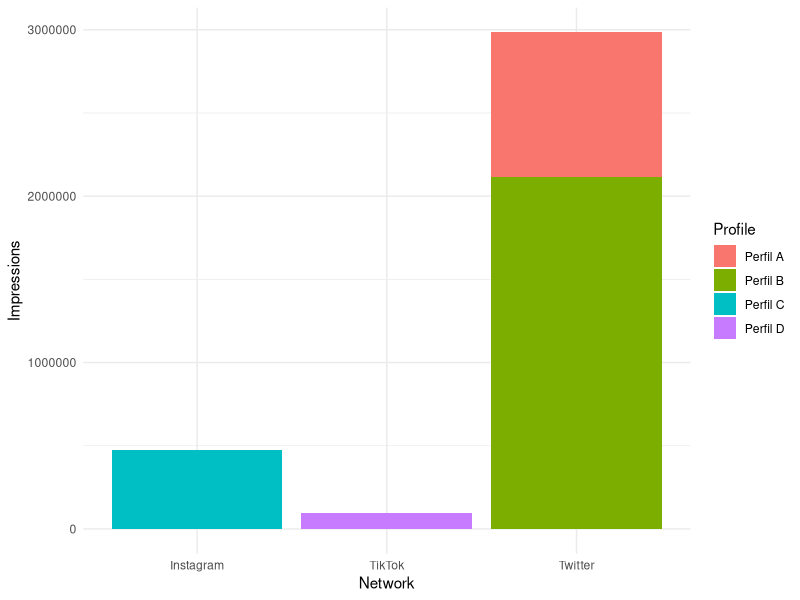
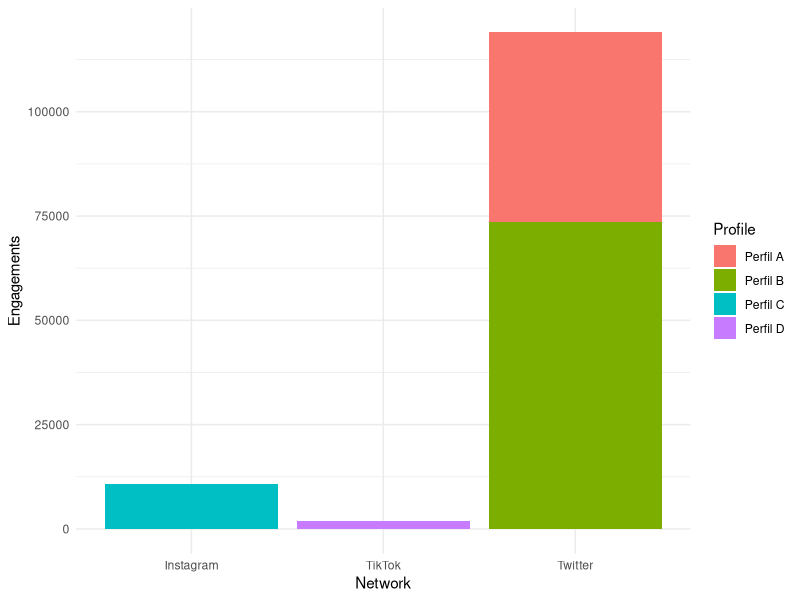
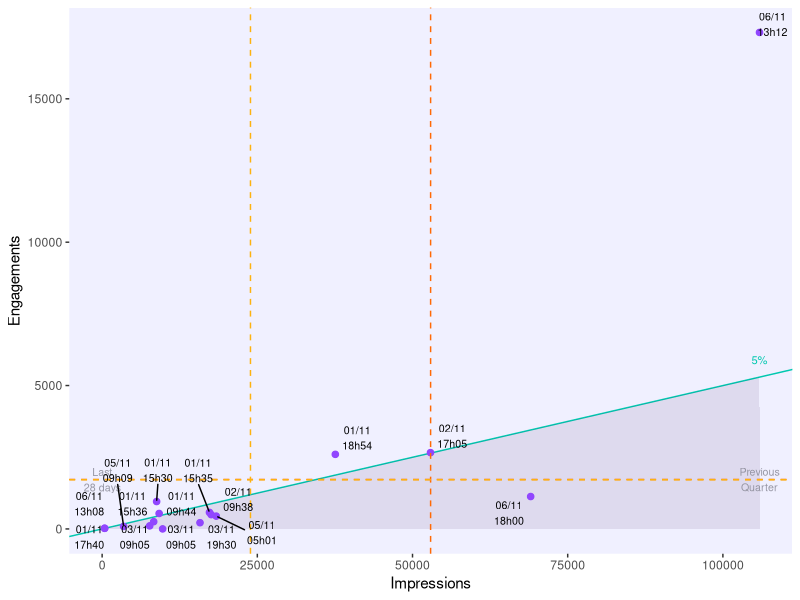
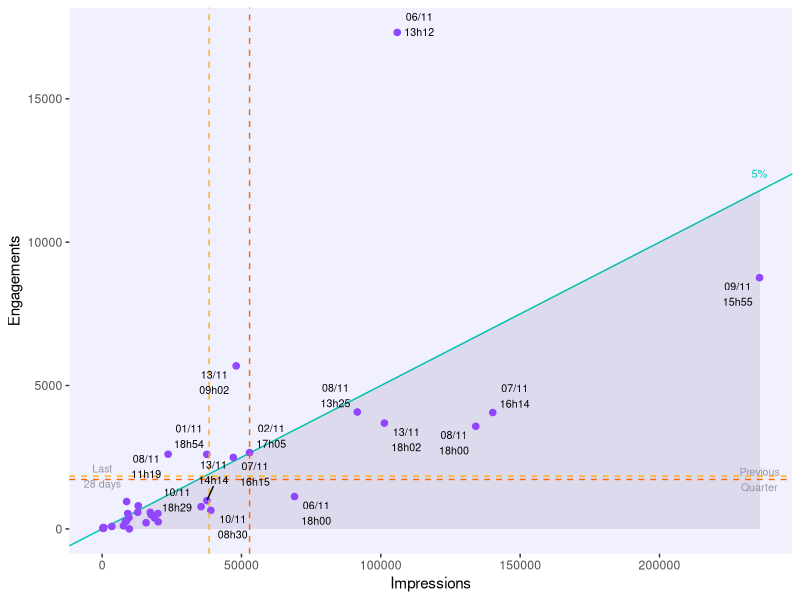
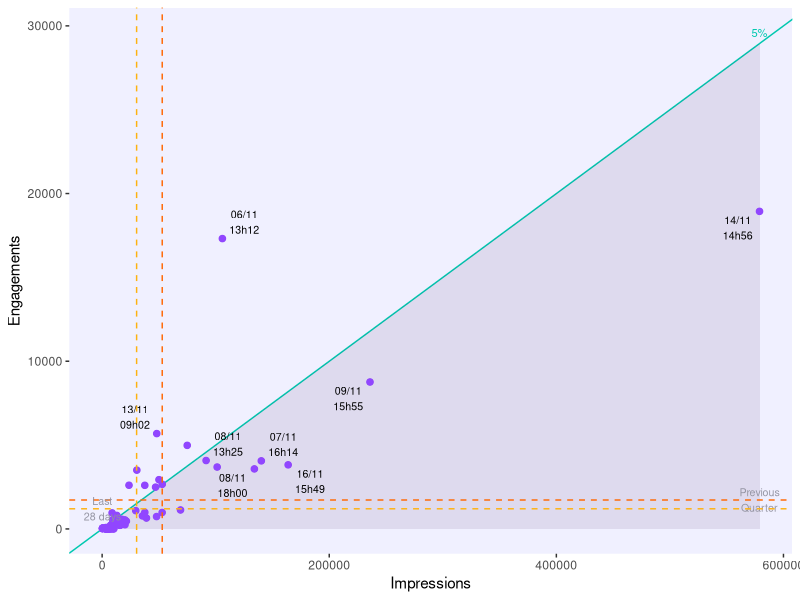

Reproduce these figures in R, in order.
## ---- chunk 1
#| label: carregar-pacotes
#| message: false
#| echo: false
#| include: false
library(tidyverse)
library(here)
## ---- chunk 2
#| label: settings
#| include: false
#| echo: false
#| message: false
options(scipen = 999)
## ---- chunk 3
#| label: carregar-dados
#| message: false
#| echo: false
df_nov <- readr::read_csv(here("dados","posts out-nov 2023.csv"))
df_YTD <- readr::read_csv(here("dados","posts YTD 2023.csv"))
## ---- chunk 4
#| label: function-plotPerformance
#| include: false
#| message: false
#| warning: false
#| echo: false
f_plotPerformance <- function(df, goalAER, profile_tag = "", start_date, end_date, scale_factor) {
  set.seed(1234)
  
  start_date <- as.Date(start_date)
  end_date <- as.Date(end_date)
  
  df_bench_profile <- df_YTD |> 
    filter(lubridate::quarter(Date) == (lubridate::quarter(df_YTD$Date[nrow(df_YTD)])-1),
           Profile == profile_tag)
  
  #df_bench_profile <- df_prev_quarter|> filter(Profile == profile_tag)
  mean_imp_bench <- mean(df_bench_profile$Impressions, na.rm = TRUE)
  mean_eng_bench <- mean(df_bench_profile$Engagements, na.rm = TRUE)
  
  df <- df[,colSums(is.na(df))<nrow(df)]
  df <- df[df$Impressions != 0,]
  df$Date <- lubridate::parse_date_time(df$Date, "%m/%d/%Y %I:%M %p")
  
  df <- df |>
    drop_na() |> 
    filter(Date >= start_date & Date <= end_date) |> 
    arrange(Date)
  
  # SET MEAN-REFERENCES AXES
  mean_imp <- mean(df$Impressions, na.rm = TRUE)
  mean_eng <- mean(df$Engagements, na.rm = TRUE)
  
  # PLOT
  p_df <- df |> 
    data.frame() |> 
    ggplot(aes(x = Impressions, y = Engagements)) +
    geom_point() +
  # AER BENCHMARK
    geom_abline(intercept = 0,
                slope = goalAER,
                color = "#00C8AF",
                linetype = "solid") +
    annotate("text",
             x = (max(df$Impressions, na.rm = TRUE)),
             y = ((max(df$Impressions, na.rm = TRUE)*goalAER) + (max(df$Engagements, na.rm = TRUE)*0.035)),
             label = paste(goalAER*100, "%", sep = ""),
             size = 2.1*scale_factor, color = "#00C8AF") +
    geom_area(aes(x = Impressions, y = Impressions*goalAER),
              position = "identity",
              fill = "#41145F",
              alpha = .1) +
    geom_point(color = "#9146FF", size = 1.90) +
    
  # MEAN AXES: impressions and engagement
    # long period x axis
    geom_vline(aes(xintercept = mean_imp_bench), linetype = "dashed", color = "#FF6905") +
    annotate("text",
             x = max(df$Impressions, na.rm = TRUE), #max(mean_imp, mean_imp_bench, na.rm = TRUE),
             y = mean_eng_bench,
             label = paste("Previous", "Quarter", sep = "\n"),
             size = 2*scale_factor, color = "#91919F", alpha = 0.95) +
    # long period y axis
    geom_hline(aes(yintercept = mean_eng_bench), linetype = "dashed", color = "#FF6905") +
    # short period x axis
    geom_vline(aes(xintercept = mean_imp), linetype = "dashed", color = "#FDB210") +
      # short period y axis
    geom_hline(aes(yintercept = mean_eng), linetype = "dashed", color = "#FDB210") +
    annotate("text",
             x = 0, #max(mean_imp, mean_imp_bench, na.rm = TRUE)
             y = mean_eng,
             label = paste("Last", "28 days", sep = "\n"),
             size = 2*scale_factor, color = "#91919F", alpha = 0.95) +
    
    ggrepel::geom_text_repel(size = 2*scale_factor,
                    #max.overlaps = (nrow(df)*0.5) + 3.5,
                    min.segment.length = 0.65,
                    aes(x = Impressions, y = Engagements,
                        label = ifelse((Engagements/Impressions >= goalAER*0.9 |
                                          Engagements == max(df$Engagements, na.rm = TRUE) |
                                          Engagements == min(df$Engagements, na.rm = TRUE) |
                                          Impressions == max(df$Impressions, na.rm = TRUE) |
                                          Impressions == min(df$Impressions, na.rm = TRUE) |
                                          df$Date > end_date-21),
                                       paste(
                                         as.character(format(Date, "%d/%m")),
                                         as.character(format(Date, "%Hh%M")),
                                         sep = "\n"),
                                       "")
                        )
                    ) +
    expand_limits(x = max(df$Impressions, na.rm = TRUE),
                  y = max(df$Engagements, na.rm = TRUE)) +
    theme_classic() +
    theme(
      panel.background = element_rect(fill = "#f0f0ffff"),
      panel.grid = element_line(color = "white"),
      axis.line.x.bottom = element_line(colour = NA),
      axis.line.y.left = element_line(colour = NA),
      #aspect.ratio = 9/16,
      plot.background = element_rect(fill = "transparent", colour = NA)
      )
  
  return(p_df)
}
## ---- chunk 5
#| label: function-combinarTexto
#| include: false
#| message: false
#| warning: false
#| echo: false
f_combinarTexto <- function(vetor) {
  knitr::combine_words(vetor,
                       and = " e ",
                       oxford_comma = FALSE)
}
## ---- chunk 6
#| label: plot-bar-Impressions
#| message: false
#| echo: false
#| warning: false
#| out-width: "90%"
#| fig-cap: "Gráfico de Impressões"
#| fig-align: "center"
df_nov |>
  ggplot(aes(x = Impressions, y = Network, fill = Profile)) +
  geom_bar(stat = "identity") +
  coord_flip() +
  theme_minimal()
## ---- chunk 7
#| label: plot-bar-Engagement
#| message: false
#| echo: false
#| warning: false
#| out-width: "90%"
#| tbl-cap: "Gráfico de Engajamento"
#| fig-align: "center"
df_nov |>
  ggplot(aes(x = Engagements, y = Network, fill = Profile)) +
  geom_bar(stat = "identity") +
  coord_flip() +
  theme_minimal()
## ---- chunk 8
#| label: plot-perfPerfilA-week1
#| message: false
#| echo: false
#| warning: false
#| out-width: "90%"
#| tbl-cap: "Gráfico de Performance do Perfil A, Semana 1"
#| fig-align: "center"
f_plotPerformance(df_nov, 0.05, profile_tag = "Perfil A", "2023-11-01", "2023-11-07", scale_factor = 1.35)
## ---- chunk 9
#| label: plot-perfPerfilA-week2
#| message: false
#| echo: false
#| warning: false
#| out-width: "90%"
#| tbl-cap: "Gráfico de Performance do Perfil A, Semana 2"
#| fig-align: "center"
f_plotPerformance(df_nov, 0.05, profile_tag = "Perfil A", "2023-11-01", "2023-11-14", scale_factor = 1.35)
## ---- chunk 10
#| label: plot-perfPerfilA-week3
#| message: false
#| echo: false
#| warning: false
#| out-width: "90%"
#| fig-cap: "Gráfico de Performance do Perfil A, Semana 3"
#| fig-align: "center"
f_plotPerformance(df_nov, 0.05, profile_tag = "Perfil A", "2023-11-01", "2023-11-21", scale_factor = 1.35)
## ---- chunk 11
#| label: tbl-posts
#| tbl-cap: "Post por data com Impressões e Engajamento"
#| message: false
#| echo: false
#| warning: false
df_nov |> 
  group_by(Network, Profile) |> 
  summarise(Impressions, Engagements, AER) |> 
  flextable::flextable() |>
  flextable::autofit()
